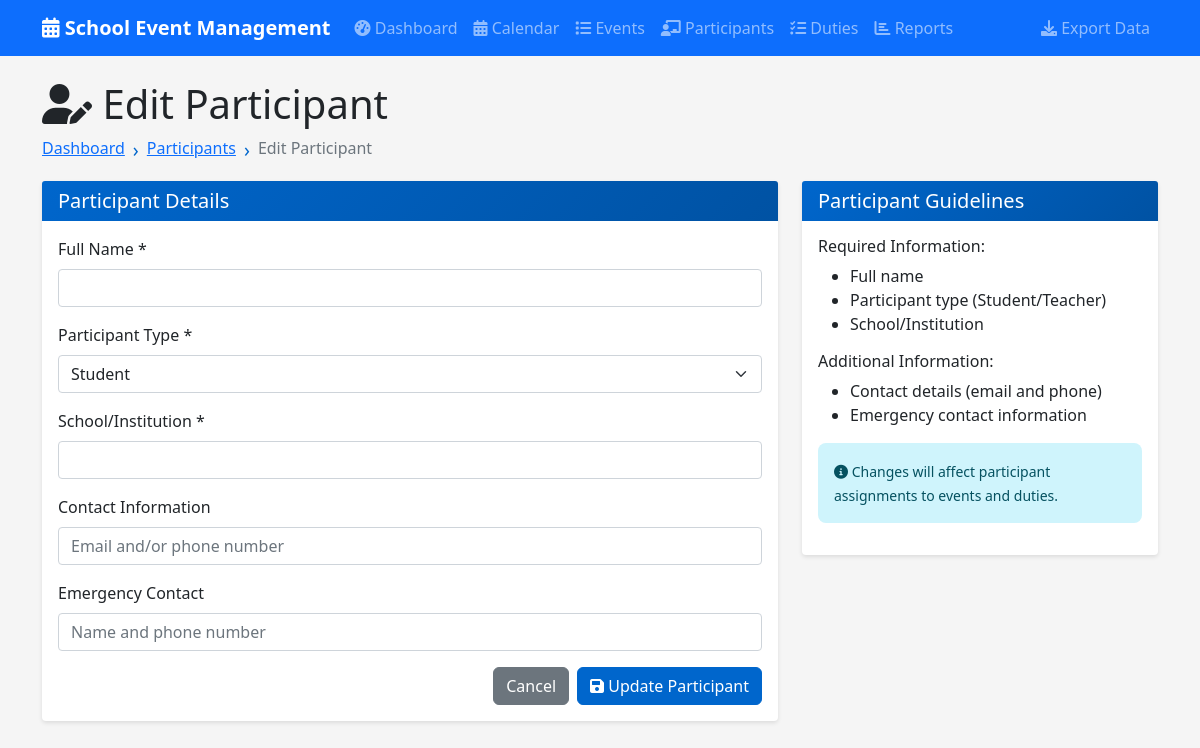
/participants/4/edit, run on an earlier commit of the app's database.
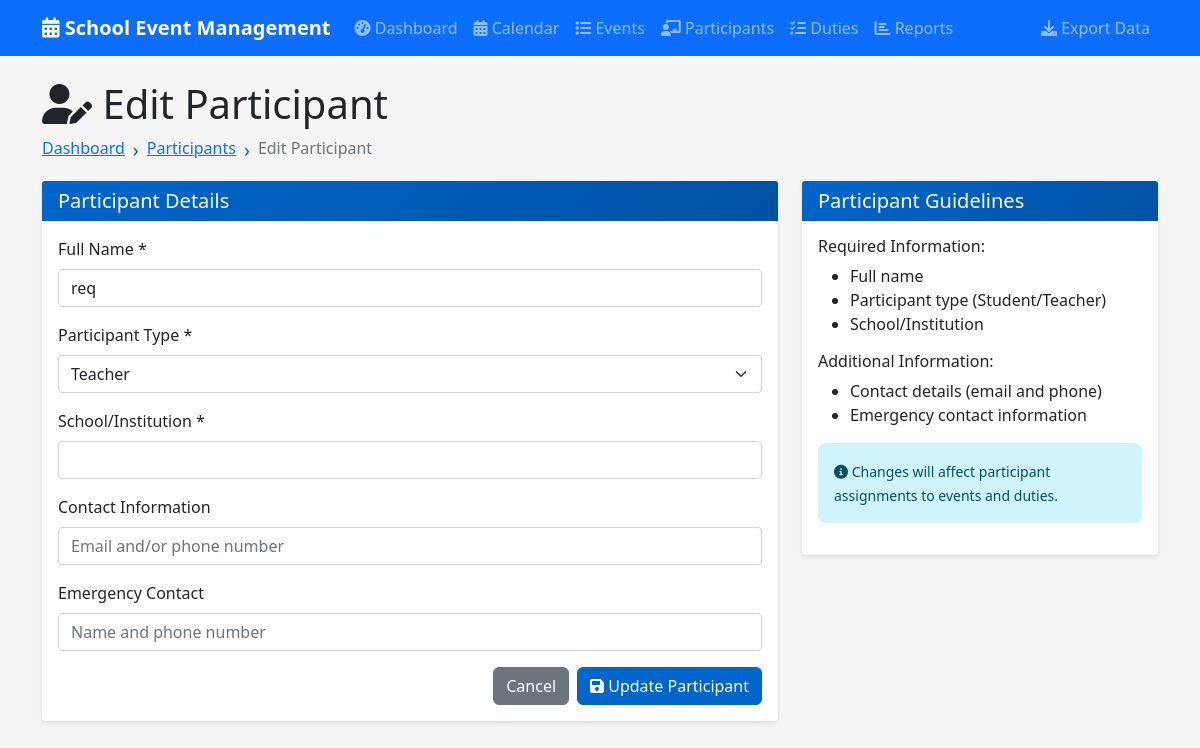
And on a later commit of the database.
### tables this page shows
CREATE TABLE participants (
            id INTEGER PRIMARY KEY AUTOINCREMENT,
            name TEXT NOT NULL,
            type TEXT NOT NULL CHECK (type IN ('student', 'teacher')),
            class_dept TEXT NOT NULL,
            contact TEXT,
            emergency_contact TEXT,
            created_at TIMESTAMP DEFAULT CURRENT_TIMESTAMP
        );

### app.py (the view, shortened to what this page needs)
@app.route('/participants/<int:id>/edit', methods=['GET', 'POST'])
def edit_participant(id):
    conn = get_db_connection()
    participant = conn.execute('SELECT * FROM participants WHERE id = ?', (id,)).fetchone()
    conn.close()
    return render_template('edit_participant.html', participant=participant)

### app.py (called while the page is built)
def get_db_connection():
    conn = sqlite3.connect('events.db')
    conn.row_factory = sqlite3.Row
    return conn

### templates/edit_participant.html (shortened to what this page needs)
{% extends "base.html" %}
{% block content %}
<div class="row">
    <div class="col-12">
        <h1><i class="fas fa-user-edit"></i> Edit Participant</h1>
        <nav aria-label="breadcrumb">
            <ol class="breadcrumb">
                <li class="breadcrumb-item"><a href="{{ url_for('dashboard') }}">Dashboard</a></li>
                <li class="breadcrumb-item"><a href="{{ url_for('participants') }}">Participants</a></li>
                <li class="breadcrumb-item active">Edit Participant</li>
            </ol>
        </nav>
    </div>
</div>
<div class="row">
    <div class="col-md-8">
        <div class="card">
            <div class="card-header">
                <h5 class="card-title mb-0">Participant Details</h5>
            </div>
            <div class="card-body">
                <form method="POST">
                    <div class="mb-3">
                        <label for="name" class="form-label">Full Name *</label>
                        <input type="text" class="form-control" id="name" name="name" value="{{ participant.name }}" required>
                    </div>
                    <div class="mb-3">
                        <label for="type" class="form-label">Participant Type *</label>
                        <select class="form-select" id="type" name="type" required onchange="toggleFields()">
                            <option value="student" {% if participant.type == 'student' %}selected{% endif %}>Student</option>
                            <option value="teacher" {% if participant.type == 'teacher' %}selected{% endif %}>Teacher</option>
                        </select>
                    </div>
                    <div class="mb-3">
                        <label for="school" class="form-label">School/Institution *</label>
                        <input type="text" class="form-control" id="school" name="school" value="{{ participant.class_dept }}" required>
                    </div>
                    <div class="mb-3">
                        <label for="contact" class="form-label">Contact Information</label>
                        <input type="text" class="form-control" id="contact" name="contact"
                               value="{{ participant.contact or '' }}" placeholder="Email and/or phone number">
                    </div>
                    <div class="mb-3">
                        <label for="emergency_contact" class="form-label">Emergency Contact</label>
                        <input type="text" class="form-control" id="emergency_contact" name="emergency_contact"
                               value="{{ participant.emergency_contact or '' }}" placeholder="Name and phone number">
                    </div>
                    <div class="d-grid gap-2 d-md-flex justify-content-md-end">
                        <a href="{{ url_for('participants') }}" class="btn btn-secondary">Cancel</a>
                        <button type="submit" class="btn btn-primary">
                            <i class="fas fa-save"></i> Update Participant
                        </button>
                    </div>
                </form>
            </div>
        </div>
    </div>
    <div class="col-md-4">
        <div class="card">
            <div class="card-header">
                <h5 class="card-title mb-0">Participant Guidelines</h5>
            </div>
            <div class="card-body">
                <h6>Required Information:</h6>
                <ul>
                    <li>Full name</li>
                    <li>Participant type (Student/Teacher)</li>
                    <li>School/Institution</li>
                </ul>
                <h6>Additional Information:</h6>
                <ul>
                    <li>Contact details (email and phone)</li>
                    <li>Emergency contact information</li>
                </ul>
                <div class="alert alert-info">
                    <small>
                        <i class="fas fa-info-circle"></i>
                        Changes will affect participant assignments to events and duties.
                    </small>
                </div>
            </div>
        </div>
    </div>
</div>
{% endblock %}

What changed in the data, as far as the page shows it:
added participants: name "req", type "Teacher"
Also different on the page:
form field type: "Student" → (not shown)
